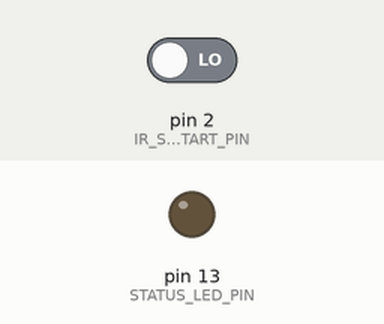
The sketch below on a simulated Arduino Uno, built with avr-gcc and run on an emulated ATmega328P. On the bench: output pins drawn as LEDs (lit = HIGH). The test bench sets the inputs (shaded band); at power-on: pin 2 (IR_SUMO_START_PIN) LOW.

Above: at 1.2 s.
1.3 s: pin 2 (IR_SUMO_START_PIN) driven HIGH
At 1.6 s:
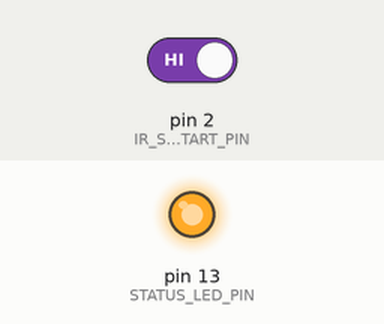
2.8 s: pin 2 (IR_SUMO_START_PIN) driven LOW
At 4.0 s:
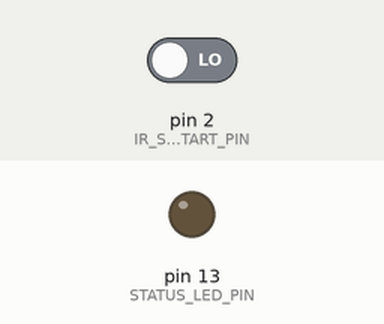
Timing chart, 0 to 5.8 s (numbered marks = the images above; inputs shaded):
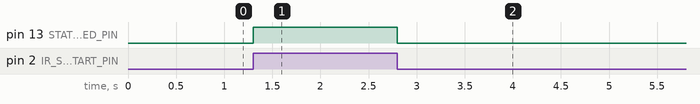

The sketch:

09-ir-sumo-start-test.ino
```cpp
/*******************************************************************************
 * 09 — IR Sumo Start Signal Test
 * 1KG Autonomous Sumo Robot Starter Kit using URC10
 *
 * PURPOSE:
 * Tests the IR Sumo Start module signal without moving any motors.
 * Use this code first to confirm the module is wired correctly and that
 * D2 reads HIGH on RUN and LOW on READY / STOP before running the full
 * match code (08-auto-kit-standard.ino).
 *
 * HOW TO USE:
 *   1. Wire the IR Sumo Start module: + to 5V, - to GND, S to D2
 *   2. Upload this code to the URC10
 *   3. Power on — the onboard LED (D13) should be OFF (READY state)
 *   4. Send RUN from the IR transmitter or press the module's test button
 *   5. Confirm the D13 LED turns ON (RUN = HIGH detected)
 *   6. Send STOP — confirm the D13 LED turns OFF (STOP = LOW)
 *   7. If LED behavior is correct, proceed to 08-auto-kit-standard.ino
 *
 * ⚠️  This code does NOT move the motors at any time.
 *     It is safe to run with the battery connected.
 *
 * SIGNAL LOGIC:
 *   D2 HIGH = RUN        → D13 LED ON
 *   D2 LOW  = READY/STOP → D13 LED OFF
 *
 * WIRING:
 *   IR Sumo Start (+) → URC10 5V
 *   IR Sumo Start (-) → URC10 GND
 *   IR Sumo Start (S) → URC10 D2
 *
 * PIN MODE:
 *   D2 uses INPUT (not INPUT_PULLUP).
 *   The module provides a driven digital output — no internal pullup needed.
 *
 * D2 ROLE NOTE:
 *   In Auto Kit Mode, D2 is the IR Sumo Start signal input.
 *   In RC Mode, D2 is used for RC throttle pulse input.
 *   These modes are mutually exclusive — confirm which mode is active
 *   before using this pin for anything else.
 *
 * HARDWARE: Cytron URC10 + Cytron IR Sumo Start Module (IR-SUMO-START)
 * BOARD:    Arduino Uno (select in Arduino IDE)
 * PRODUCT:  https://my.cytron.io/p-ir-sumo-start-module
 *******************************************************************************/

// Pin for IR Sumo Start signal input.
// Auto Kit Mode standard: D2 = IR Sumo Start.
const uint8_t IR_SUMO_START_PIN = 2;

// D13 = onboard Arduino LED (active-high on most Uno-compatible boards).
// Used here as a simple visual indicator — no other hardware needed.
const uint8_t STATUS_LED_PIN = 13;


void setup() {
  // IR Sumo Start: INPUT mode — module drives D2 actively.
  // Do NOT use INPUT_PULLUP for this module.
  pinMode(IR_SUMO_START_PIN, INPUT);

  // D13 LED: output for visual signal indicator.
  pinMode(STATUS_LED_PIN, OUTPUT);

  // Start with LED off — READY state.
  digitalWrite(STATUS_LED_PIN, LOW);
}


void loop() {
  // Read the IR Sumo Start signal on D2.
  // HIGH = RUN  → LED ON
  // LOW  = READY / STOP → LED OFF

  if (digitalRead(IR_SUMO_START_PIN) == HIGH) {
    // RUN signal received — LED on.
    digitalWrite(STATUS_LED_PIN, HIGH);
  } else {
    // READY or STOP state — LED off.
    digitalWrite(STATUS_LED_PIN, LOW);
  }

  // No motor commands in this test file.
  // Motors are never moved regardless of signal state.
}
```

Measured:
- after the input at 1.3 s, pin 13 (STATUS_LED_PIN): LOW → HIGH at once
- after the input at 2.8 s, pin 13 (STATUS_LED_PIN): HIGH → LOW at once
